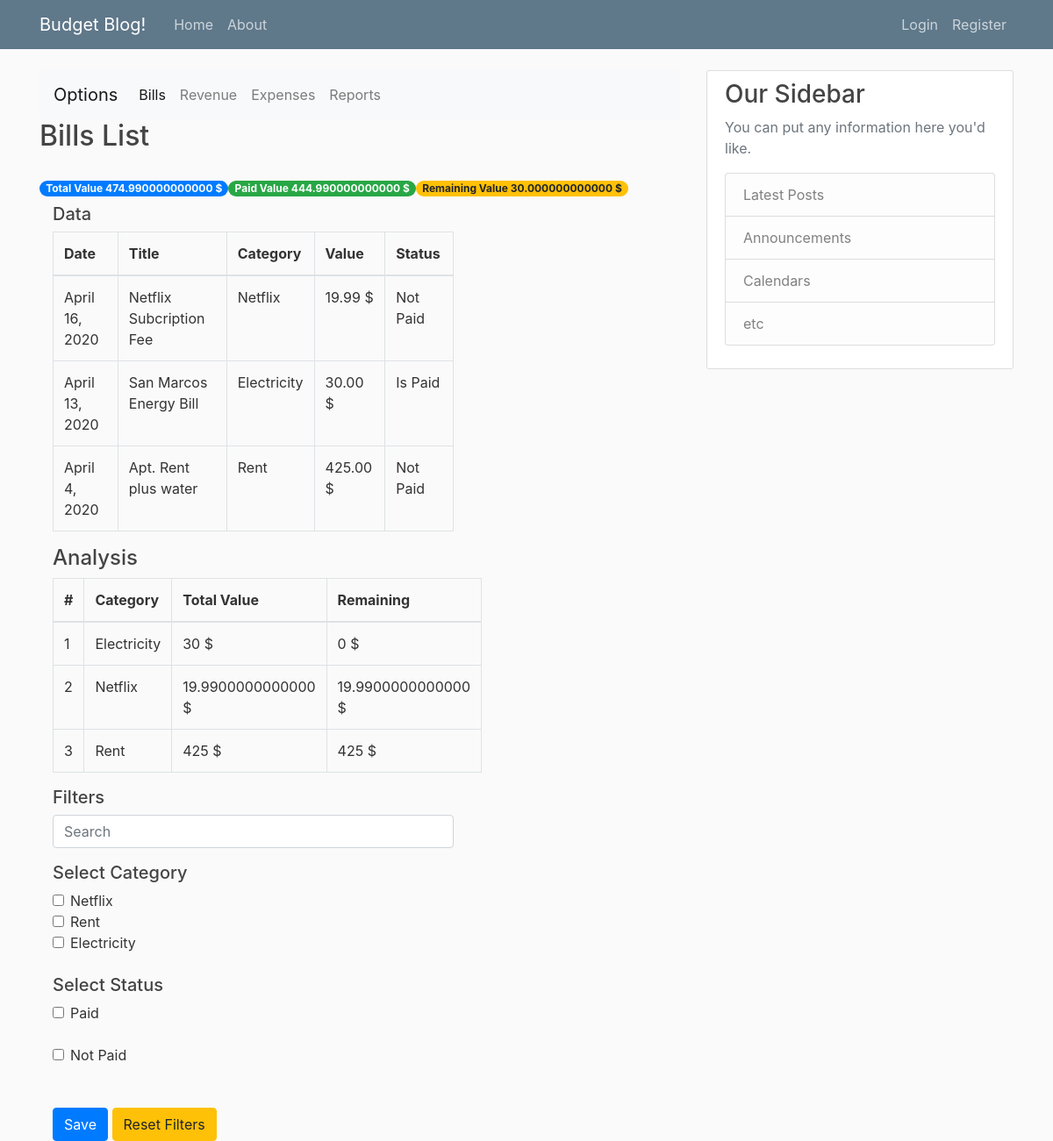
Page /bills/ on the committed database.
### blog/models.py (models this page shows, shortened)
class DefaultExpenseModel(models.Model):
    title = models.CharField(max_length=100, blank=True, null=True)
    date_expired = models.DateField()
    final_value = models.DecimalField(default=0, decimal_places=2, max_digits=20)
    paid_value = models.DecimalField(default=0, decimal_places=2, max_digits=20)
    is_paid = models.BooleanField(default=False)
    payment_method = models.ForeignKey(PaymentMethod, null=True, on_delete=models.SET_NULL)
    objects = models.Manager()
    my_query = GeneralManager()
    class Meta:
        abstract = True
    def tag_final_value(self):
        return f'{self.final_value} {CURRENCY}'
    tag_final_value.short_description = 'Value'
    def tag_is_paid(self):
        return 'Is Paid' if self.is_paid else 'Not Paid'
    tag_is_paid.short_description = 'Paid'
    @staticmethod
    def analysis(queryset):
        total_value = queryset.aggregate(Sum('final_value'))['final_value__sum'] if queryset else 0
        paid_value = queryset.filter(is_paid=False).aggregate(Sum('final_value'))['final_value__sum']\
            if queryset.filter(is_paid=False) else 0
        diff = total_value - paid_value
        category_analysis = queryset.values('category__title').annotate(total_value=Sum('final_value'),
                                                                       remaining=Sum(F('final_value')-F('paid_value'))
                                                                       ).order_by('remaining')
        return [total_value, paid_value, diff, category_analysis]
    @staticmethod
    def filters_data(request, queryset):
        search_name = request.GET.get('search_name', None)
        cate_name = request.GET.getlist('cate_name', None)
        paid_name = request.GET.getlist('paid_name', None)
        person_name = request.GET.getlist('person_name', None)
        queryset = queryset.filter(title__icontains=search_name) if search_name else queryset
        queryset = queryset.filter(category__id__in=cate_name) if cate_name else queryset
        queryset = queryset.filter(is_paid=True) if 'paid' == paid_name else queryset.filter(is_paid=False)\
            if 'not_paid' == paid_name else queryset
        if person_name:
            try:
                queryset = queryset.filter(person__id__in=person_name)
            except:
                queryset = queryset
        return queryset

class Bill(DefaultExpenseModel):
    category = models.ForeignKey(BillCategory, null=True, on_delete=models.SET_NULL, related_name='bills')
    class Meta:
        verbose_name_plural = '2. Bills'
        ordering = ['-date_expired']
    def tag_category(self):
        return f'{self.category}'

class BillCategory(models.Model):
    title = models.CharField(unique=True, max_length=150)
    balance = models.DecimalField(default=0, max_digits=20, decimal_places=2)
    class Meta:
        verbose_name_plural = '1. Bill Category'
    def __str__(self):
        return self.title
    def tag_balance(self):
        return f'{self.balance} {CURRENCY}'
    tag_balance.short_description = 'Value'

### blog/views.py (the view)
# urls.py: path('bills/', BillListView.as_view(), name='bills_view'),
class BillListView(ListView):
    model = Bill
    template_name = 'blog/page_list.html'
    paginate_by = 100
    def get_queryset(self):
        queryset = Bill.objects.all()
        queryset = Bill.filters_data(self.request, queryset)
        return queryset
    def get_context_data(self, **kwargs):
        context = super(BillListView, self).get_context_data(**kwargs)
        page_title = 'Bills List'
        categories = BillCategory.objects.all()
        search_name, cate_name, paid_name = [self.request.GET.get('search_name', None),
                                             self.request.GET.getlist('cate_name', None),
                                             self.request.GET.getlist('paid_name', None)
                                             ]
        total_value, paid_value, diff, category_analysis = Bill.analysis(self.object_list)
        currency = CURRENCY
        context.update(locals())
        return context

### blog/templates/blog/page_list.html (shortened to what this page needs)
{% extends "blog/budget_view.html" %}
{% block container %}
    <div class="row">
        <h2 class="center">{{ page_title }}</h2>
    </div>
        <br>
    <div class="row">
        <label class="badge badge-pill badge-primary">Total Value {{ total_value }} {{ currency }}</label>
        <label class="badge badge-pill badge-success">Paid Value {{ paid_value }} {{ currency }}</label>
        <label class="badge badge-pill badge-warning">Remaining Value {{ diff }} {{ currency }}</label>
    </div>
    <div class="row">
        <div class="col-8">
            <h5>Data</h5>
            <table class="table table-bordered">
                <thead>
                    <tr>
                        <th>Date</th>
                        <th>Title</th>
                        <th>Category</th>
                        <th>Value</th>
                        <th>Status</th>
                    </tr>
                </thead>
                <tbody>
                    {% for order in object_list %}
                    <tr>
                        <td>{{ order.date_expired|date }}</td>
                        <td>{{ order.title }}</td>
                        <td>{{ order.tag_category }}</td>
                        <td>{{ order.tag_final_value }}</td>
                        <td>{{ order.tag_is_paid }}</td>
                    </tr>
                    {% empty %}
                        <tr></tr>
                    {% endfor %}
                </tbody>
            </table>
        </div>
        <div class="col-8">
            <h4>Analysis</h4>
            <table class="table table-bordered">
                <thead>
                    <tr>
                        <th>#</th>
                        <th>Category</th>
                        <th>Total Value</th>
                        <th>Remaining</th>
                    </tr>
                </thead>
                <tbody>
                    {% for category in category_analysis %}
                        <tr>
                            <td>{{ forloop.counter }}</td>
                            <td>{{ category.category__title }}</td>
                            <td>{{ category.total_value }} {{ currency }}</td>
                            <td>{{ category.remaining }} {{ currency }}</td>
                        </tr>
                    {% empty %}
                        <tr>
                            <td colspan="4">No data</td>
                        </tr>
                    {% endfor %}
                </tbody>
            </table>
            <h5>Filters</h5>
            <form method="get">
                <div class="form-group">
                    <input class="form-control"
                           name="search_name"
                           {% if search_name %}
                            value="{{ search_name }}" placeholder="{{ search_name }}"
                           {% else %}
                            placeholder="Search"
                           {% endif %}
                    >
                </div>
                {% if categories %}
                    <h5>Select Category</h5>
                    {% for category in categories %}
                        <div class="form-check">
                            <input class="form-check-input"
                                   type="checkbox"
                                   name="cate_name"
                                   value="{{ category.id }}"
                                   id="cate_id_{{ category.id }}"
                            >
                            <label class="form-check-label" for="cate_id_{{ category.id }}">{{ category }}</label>
                        </div>
                    {% endfor %}
                {% endif %}
                <br>
                <h5>Select Status</h5>
                <div class="form-check">
                    <input class="form-check-input"
                           type="checkbox"
                           name="paid_name"
                           value="paid"
                           id="paid_"
                    >
                    <label class="form-check-label" for="paid_">Paid</label>
                </div>
                <br>
                <div class="form-check">
                    <input class="form-check-input"
                           type="checkbox"
                           name="paid_name"
                           value="not_paid"
                           id="not_paid_"
                    >
                    <label class="form-check-label" for="not_paid_">Not Paid</label>
                </div>
                <br> <br>
                <button type="submit" class="btn btn-primary">Save</button>
                <a href="{{ request.path }}" class="btn btn-warning">Reset Filters</a>
            </form>
        </div>
    </div>
{% endblock %}

### blog/static/blog/main.css (style rules this page uses)
body { background: #fafafa; color: #333333; margin-top: 5rem; }
h1, h2, h3, h4, h5, h6 { color: #444444; }

### rows in the picture
Bill: date_expired "April 16, 2020", title "Netflix Subcription Fee", tag_category "Netflix", tag_final_value "19.99 $", tag_is_paid "Not Paid"
Bill: date_expired "April 13, 2020", title "San Marcos Energy Bill", tag_category "Electricity", tag_final_value "30.00 $", tag_is_paid "Is Paid"
Bill: date_expired "April 4, 2020", title "Apt. Rent plus water", tag_category "Rent", tag_final_value "425.00 $", tag_is_paid "Not Paid"
BillCategory: category__title "Electricity", total_value "30", currency "$", remaining "0", title "Electricity"
BillCategory: category__title "Rent", total_value "425", currency "$", remaining "425", title "Rent"
BillCategory: title "Netflix"

### other values in the picture
{{ page_title }} "Bills List"
{{ total_value }} "474.990000000000"
{{ currency }} "$"
{{ paid_value }} "444.990000000000"
{{ diff }} "30.000000000000"
{{ category.category__title }} "Netflix"
{{ category.total_value }} "19.9900000000000"
{{ category.remaining }} "19.9900000000000"
